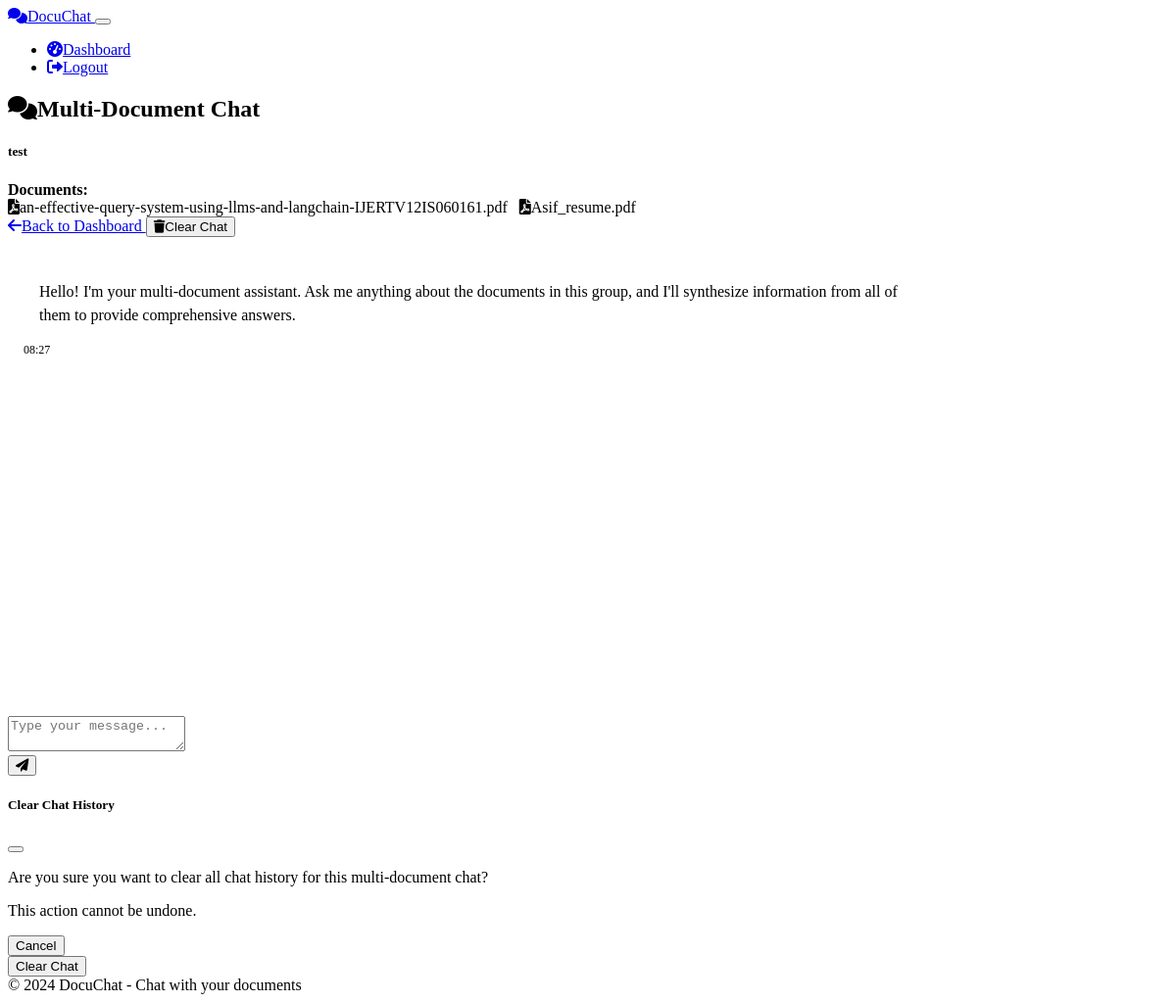
The page /group_chat/2 (signed in) on the database its author committed.
### models.py (models this page shows, shortened)
class GroupChatSession(db.Model):
    id = db.Column(db.Integer, primary_key=True)
    user_id = db.Column(db.Integer, db.ForeignKey('user.id'), nullable=False)
    name = db.Column(db.String(100), nullable=False)
    created_at = db.Column(db.DateTime, default=datetime.utcnow)
    last_active = db.Column(db.DateTime, default=datetime.utcnow, onupdate=datetime.utcnow)
    documents = db.relationship('Document', secondary=document_group_chat, back_populates='group_chats')
    messages = db.relationship('GroupChatMessage', backref='group_chat_session', lazy='dynamic', cascade='all, delete-orphan')

class Document(db.Model):
    id = db.Column(db.Integer, primary_key=True)
    user_id = db.Column(db.Integer, db.ForeignKey('user.id'), nullable=False)
    filename = db.Column(db.String(255), nullable=False)
    original_filename = db.Column(db.String(255), nullable=False)
    file_path = db.Column(db.String(512), nullable=False)
    file_type = db.Column(db.String(20), nullable=False)
    file_size = db.Column(db.Integer, nullable=False)  # in bytes
    processed = db.Column(db.Boolean, default=False)
    uploaded_at = db.Column(db.DateTime, default=datetime.utcnow)
    chat_sessions = db.relationship('ChatSession', backref='document', lazy='dynamic', cascade='all, delete-orphan')
    group_chats = db.relationship('GroupChatSession', secondary=document_group_chat, back_populates='documents')

### routes/chat.py (the view)
@chat_bp.route('/group_chat/<int:group_chat_id>', methods=['GET'])
@login_required
def group_chat_view(group_chat_id):
    group_chat = GroupChatSession.query.filter_by(
        id=group_chat_id,
        user_id=current_user.id
    ).first_or_404()
    documents = group_chat.documents
    for doc in documents:
        if doc.user_id != current_user.id or not doc.processed:
            flash('One or more documents in this chat are invalid or still processing.', 'warning')
            return redirect(url_for('document.dashboard'))
    messages = GroupChatMessage.query.filter_by(
        group_chat_id=group_chat_id
    ).order_by(GroupChatMessage.timestamp).all()
    form = MessageForm()
    return render_template(
        'group_chat.html',
        group_chat=group_chat,
        documents=documents,
        messages=messages,
        form=form
    )

### routes/chat.py
class MessageForm(FlaskForm):
    message = TextAreaField('Your Message', validators=[DataRequired()])
    submit = SubmitField('Send')

### app.py (called while the page is built)
@app.context_processor
def utility_processor():
    from datetime import datetime
    return {
        'now': datetime.now
    }

@login_manager.user_loader
def load_user(user_id):
    from models import User
    return User.query.get(int(user_id))

### templates/group_chat.html (shortened to what this page needs)
{% extends 'base.html' %}
{% block content %}
<div class="row mb-3">
    <div class="col-lg-8">
        <h2><i class="fas fa-comments me-2"></i>Multi-Document Chat</h2>
        <h5 class="text-primary">{{ group_chat.name }}</h5>
        <div class="mt-2">
            <strong>Documents:</strong>
            <div class="mt-1">
                {% for document in documents %}
                    {% if document.file_type == 'pdf' %}
                        <span class="badge bg-danger document-badge">
                            <i class="fas fa-file-pdf me-1"></i>{{ document.original_filename }}
                        </span>
                    {% elif document.file_type == 'docx' %}
                        <span class="badge bg-primary document-badge">
                            <i class="fas fa-file-word me-1"></i>{{ document.original_filename }}
                        </span>
                    {% elif document.file_type == 'txt' %}
                        <span class="badge bg-secondary document-badge">
                            <i class="fas fa-file-alt me-1"></i>{{ document.original_filename }}
                        </span>
                    {% else %}
                        <span class="badge bg-info document-badge">
                            <i class="fas fa-file me-1"></i>{{ document.original_filename }}
                        </span>
                    {% endif %}
                {% endfor %}
            </div>
        </div>
    </div>
    <div class="col-lg-4 text-end">
        <a href="{{ url_for('document.dashboard') }}" class="btn btn-secondary">
            <i class="fas fa-arrow-left me-2"></i>Back to Dashboard
        </a>
        <button class="btn btn-danger" data-bs-toggle="modal" data-bs-target="#clearChatModal">
            <i class="fas fa-trash me-2"></i>Clear Chat
        </button>
    </div>
</div>
<div class="card shadow chat-container">
    <div class="message-container" id="messageContainer">
        {% if messages %}
            {% for message in messages %}
                <div class="message {% if message.is_user %}user-message{% else %}bot-message{% endif %}">
                    <div class="message-content">
                        {{ message.content|safe|nl2br }}
                    </div>
                    <div class="message-time text-end">
                        {{ message.timestamp.strftime('%H:%M') }}
                    </div>
                </div>
            {% endfor %}
        {% else %}
            <div class="bot-message message">
                <div class="message-content">
                    <p>Hello! I'm your multi-document assistant. Ask me anything about the documents in this group, and I'll synthesize information from all of them to provide comprehensive answers.</p>
                </div>
                <div class="message-time text-end">
                    {{ now().strftime('%H:%M') }}
                </div>
            </div>
        {% endif %}
    </div>
    <div class="card-footer bg-dark p-3">
        <form id="messageForm" class="d-flex">
            <div class="flex-grow-1 me-2">
                <textarea class="form-control" id="userMessage" rows="2" placeholder="Type your message..." required></textarea>
            </div>
            <div>
                <button type="submit" class="btn btn-primary h-100" id="sendButton">
                    <i class="fas fa-paper-plane"></i>
                </button>
            </div>
        </form>
    </div>
</div>
<div class="modal fade" id="clearChatModal" tabindex="-1" aria-labelledby="clearChatModalLabel" aria-hidden="true">
    <div class="modal-dialog">
        <div class="modal-content">
            <div class="modal-header">
                <h5 class="modal-title" id="clearChatModalLabel">Clear Chat History</h5>
                <button type="button" class="btn-close" data-bs-dismiss="modal" aria-label="Close"></button>
            </div>
            <div class="modal-body">
                <p>Are you sure you want to clear all chat history for this multi-document chat?</p>
                <p class="text-danger">This action cannot be undone.</p>
            </div>
            <div class="modal-footer">
                <button type="button" class="btn btn-secondary" data-bs-dismiss="modal">Cancel</button>
                <form action="{{ url_for('chat.clear_group_chat', group_chat_id=group_chat.id) }}" method="POST">
                    <button type="submit" class="btn btn-danger">Clear Chat</button>
                </form>
            </div>
        </div>
    </div>
</div>
{% endblock %}

### static/css/custom.css (style rules this page uses)
.message-container { scrollbar-width: thin; scrollbar-color: var(--bs-secondary) var(--bs-dark); }
.bot-message .message-content { line-height: 1.5; }
.bot-message .message-content p { margin-bottom: 0.75rem; }
.bot-message .message-content p:last-child { margin-bottom: 0; }

### templates/group_chat.html (style rules this page uses)
.chat-container { height: calc(100vh - 250px); min-height: 400px; display: flex; flex-direction: column; }
.message-container { flex: 1; overflow-y: auto; padding: 1rem; }
.message { margin-bottom: 1rem; max-width: 80%; }
.bot-message { margin-right: auto; }
.message-content { padding: 0.75rem 1rem; border-radius: 1rem; }
.bot-message .message-content { background-color: var(--bs-dark); border-radius: 1rem 1rem 1rem 0; }
.message-time { font-size: 0.75rem; color: var(--bs-secondary); margin-top: 0.25rem; }
.document-badge { margin-right: 0.5rem; margin-bottom: 0.5rem; }

### rows shown on the page
GroupChatSession: name "test"
Document: original_filename "an-effective-query-system-using-llms-and-langchain-IJERTV12IS060161.pdf"
Document: original_filename "Asif_resume.pdf"
